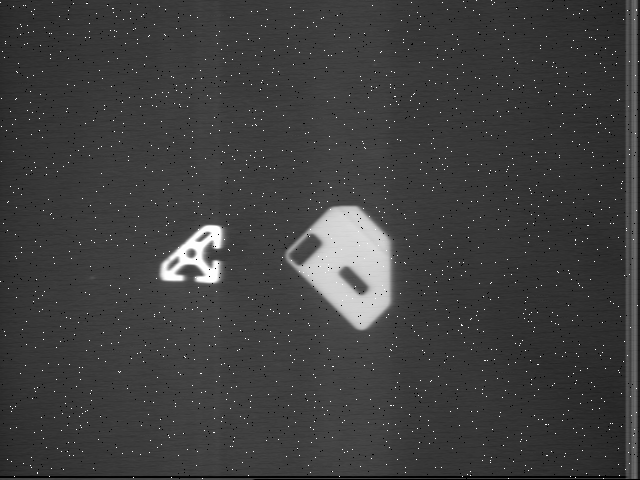
#> input picture HW1_P1/two_objects.pgm, 640 x 480 px
$ jupyter execute --allow-errors p1_notebook.ipynb   (older library calls are emulated)
#> lines starting #> are read from the running program, lines starting #| are printed output that depends on the picture
[cell 1]
# include necessary packages
from __future__ import print_function
import cv2
import numpy as np
import math
from matplotlib import pyplot as plt

[cell 2]
# load your solutions
from p1 import read_image

## Question 1
Write a python function to load a gray image and return a Numpy array
```
def read_image(im_path):
    # TODO
    return img
```

Input:
* im_path: a string, the path to the gray image we are loading, for example 'two_objects.pgm'

Output:
* return a numpy array img, of size (H,W), type np.uint8 and range 0~255

Written:
* Which python package/function are you using to load the image?

Scores: 1

[cell 3]
def read_image(im_path):
#> called with im_path = 'two_objects.pgm'
    img = cv2.imread(im_path, cv2.IMREAD_GRAYSCALE)
#> img is the input picture: shape (480, 640); min 0, max 255, mean 63
    return img

[cell 4]
### Verify
img = read_image('two_objects.pgm')
assert isinstance(img, np.ndarray)
assert img.dtype == np.uint8
assert np.all(img>=0) and np.all(img<=255)
plt.imshow(img, cmap='gray')
print(img.shape)
#| (480, 640)
plt.show()

## Question 2
Write a python function to compute the image histogram given a gray image (0~255)
```
def histogram(gray_in):
    # TODO
    return hist
```

Input:
* gray_in: a numpy array, of size (H,W), type np.uint8 and range 0~255

Output:
* return a numpy array hist, of size (256,), type np.int and range 0~inf

Scores: 2

[cell 5]
def histogram(gray_in):
    hist = np.zeros(256, dtype=np.int)
    for i in range(0, gray_in.shape[0]):
        for j in range (0, gray_in.shape[1]):
            val = gray_in[i][j]
            hist[val] += 1
#> after the loop, hist = 256 values, max 26644 at index 64, min 0 at index 17, mean 1200
    return hist

[cell 6]
### Verify
hist_res = histogram(img)
#> hist_res has the same summary as hist in histogram
assert isinstance(hist_res, np.ndarray)
assert np.all(hist_res>=0)
histogram_opencv = lambda x: cv2.calcHist([x],[0],None,[256],[0,256]).ravel()
assert np.allclose(
    histogram_opencv(img),
    hist_res
)
plt.bar(range(256), hist_res)
plt.show()
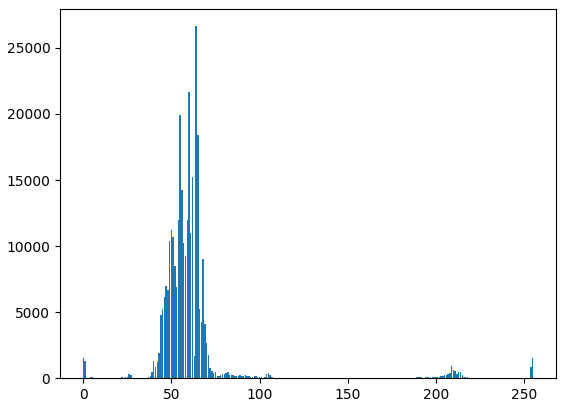
#> figure drawn by matplotlib, 1 panel; tallest bar 26644 high, from x = 63.6 to 64.4

## Question 3
Write a python function to denoise the gray image by median filtering
```
def denoisy_median_filtering(gray_in, diameter=3):
    # TODO
    return denoised_img
```

Inputs:
* gray_in: a numpy array, of size (H,W), type np.uint8 and range 0~255
* diameter: median filter kernel size, it must be odd and greater than 1, for example: 3, 5, 7 ...

Outputs:
* return a numpy array denoised_img, with the same format as the input gray_in

Written:
* How does your function handle the boundary when do median filtering? You can compare your function with cv2.medianBlur.

Scores: 4

[cell 7]
def denoisy_median_filtering(gray_in, diameter):
    radius = (diameter - 1) / 2
    padded_img = np.pad(gray_in, radius, 'edge')
    vals = []
    toReturn = np.array(gray_in, dtype=np.uint8)
    for i in range(0, gray_in.shape[0]):
        for j in range(0, gray_in.shape[1]):
            for a in range(i, i + diameter):
                for b in range(j, j + diameter):
                    vals.append(padded_img[a, b])
            med = np.median(vals)
            toReturn[i][j] = med
            vals = []

    return toReturn

#> (a cell that did not finish here is left out)

## Question 4
Write a python function to binarize a gray image given a threshold (when greater than threshold, set to 255; otherwise 0).
```
def binarize(gray_in, threshold=128):
    # TODO
    return binary_image
```

Inputs:
* gray_in: a numpy array, of size (H,W), type np.uint8 and range 0~255
* threshold: a integer between 0 and 255

Outputs:
* return a numpy array denoised_img, with the same format as the input gray_in; but the values can be only 0 or 255

Scores: 2

[cell 9]
# [9 lines left out: function binarize, not called in this run]

#> (a cell that did not finish here is left out)

## Question 5
Write a python function to do implement sequential labelling algorithm
```
def sequential_label(binary_in):
    # TODO
    return labelled_img
```

Inputs:
* binary_in: a numpy array, of size (H,W), type np.uint8 and its value can only be 0 or 255

Outputs:
* return a numpy array labelled_img, of size (H,W), type np.uint8 and its value should be 0 for background, and non-zero for object label

Scores: 6

[cell 11]
def sequential_label(binary_in):
    labelled_image = np.zeros((binary_in.shape[0], binary_in.shape[1]), dtype=np.uint8)
    label = 0
    hei = binary_in.shape[0]
    wid = binary_in.shape[1]
    conflict = {}
    for i in range(0, hei):
        for j in range(0, wid):
            a = 0
            b = 0
            if i-1 >= 0:
                if labelled_image[i-1][j] != 0:
                    a = labelled_image[i-1][j]
            if j-1 >= 0:
                if labelled_image[i][j-1] != 0:
                    b = labelled_image[i][j-1]
            if (a or b) and binary_in[i][j] == 255:
                val = None
                if a != 0 and b != 0:
                    if a != b:
                        if a not in conflict and b not in conflict:
                            data_1 = set([a, b])
                            data_2 = set([a, b])
                            conflict[a] = data_1
                            conflict[b] = data_2
                        elif a not in conflict and b in conflict:
                            data_1 = conflict[b]
                            data_1.add(a)
                            conflict[a] = data_1
                            conflict[b] = data_1
                            for val in list(conflict[b]):
                                conflict[val] |= data_1
                        elif a in conflict and b not in conflict:
                            data_1 = conflict[a]
                            data_1.add(b)
                            conflict[a] = data_1
                            conflict[b] = data_1
                            for val in list(conflict[a]):
                                conflict[val] |= data_1
                        else:
                            conflict[b].add(a)
                            conflict[a].add(b)
                            for val in list(conflict[a]):
                                conflict[val] |= conflict[a]
                            for val in list(conflict[b]):
                                conflict[val] |= conflict[b]
                    val = a
                elif a != 0 and b == 0:
                    val = a
                else:
                    val = b
                labelled_image[i][j] = val
            else:
                if binary_in[i][j] == 255:
                    label += 1
                    labelled_image[i][j] = label
                else:
                    labelled_image[i][j] = 0
    for i in range(0, hei):
        for j in range(0, wid):
            val = labelled_image[i][j]
            if val in conflict:
                dat = min(conflict[val])
                labelled_image[i][j] = dat
    return labelled_image

[cell 12]
### Verify with a toy input
inp = 255*np.array([[1,0,1,0,1],[1,1,1,0,0]],dtype=np.uint8)
plt.imshow(inp, cmap='gray')
plt.axis('off')
plt.show()
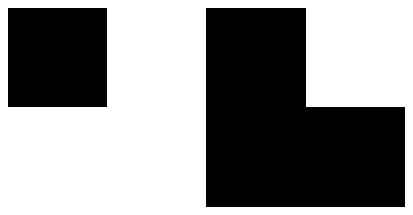
#> figure drawn by matplotlib, 1 panel
labelled_img = sequential_label(inp)
plt.imshow(labelled_img)
plt.axis('off')
plt.show()
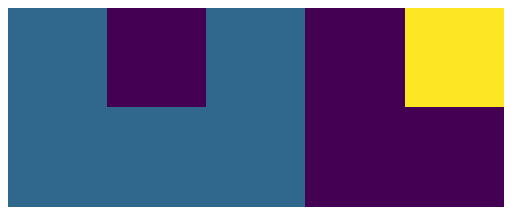
#> figure drawn by matplotlib, 1 panel
### Verify with regular input
#> (the rest of this cell did not finish here and is left out)

## Question 6
Write a python function to return zeroth, first, second moments.

$
m_{0,0}=\iint_I b(x,y)dxdy\\
m_{1,0}=\iint_I xb(x,y)dxdy\\
m_{0,1}=\iint_I yb(x,y)dxdy\\
m_{2,0}=\iint_I x^2b(x,y)dxdy\\
m_{1,1}=\iint_I xyb(x,y)dxdy\\
m_{0,2}=\iint_I y^2b(x,y)dxdy\\
$

Please also return central second moments. Where $\bar{x}=\frac{\iint_I xb(x,y)dxdy}{\iint_I b(x,y)dxdy}$, and $\bar{y}=\frac{\iint_I yb(x,y)dxdy}{\iint_I b(x,y)dxdy}$

$
mu_{2,0}=\iint_I (x-\bar{x})^2b(x,y)dxdy\\
mu_{1,1}=\iint_I (x-\bar{x})(y-\bar{y})b(x,y)dxdy\\
mu_{0,2}=\iint_I (y-\bar{y})^2b(x,y)dxdy\\
$

The output should be a dictionary of list, corresponding to 9 numbers above, for every connected component.
```
def compute_moment(labelled_in):
    # TODO
    # moment_dict = {label_idx: [m_00, m_01, m_10, m_02, m_11, m_20, mu_02, mu_11, mu_20], ...}
    return moment_dict
```

Inputs:
* labelled_in: a numpy array, of size (H,W), type np.uint8 and its value should be 0 for background, and non-zero for object label

Outputs:
* return a dictionary moment_dict, whose keys are the object label, and the values are list, containing [m_00, m_01, m_10, m_02, m_11, m_20, mu_02, mu_11, mu_20] corresponding to the object

Written:
* What would $\iint_I (x-\bar{x})b(x,y)dxdy$ and $\iint_I (y-\bar{y})b(x,y)dxdy$ be?

Scores: 2

[cell 13]
def compute_moment(labelled_in):
    unique_vals = np.unique(labelled_in)
    moment_dict = {}
    for label_idx in unique_vals:
        if label_idx == 0:
            continue
        m_00 = 0
        m_01 = 0
        m_10 = 0
        m_02 = 0
        m_11 = 0
        m_20 = 0
        mu_02 = 0
        mu_11 = 0
        mu_20 = 0
        for i in range(0, labelled_in.shape[0]):
            for j in range(0, labelled_in.shape[1]):
                val = labelled_in[i][j]
                if val == label_idx:
                    m_00 += float(1)
                    m_01 += float(i*1)
                    m_10 += float(j*1)
                    m_02 += float((i**2) * 1)
                    m_11 += float(i*j*1)
                    m_20 += float((j**2) * 1)
        meanx = float(m_10/m_00)
        meany = float(m_01/m_00)
        for i in range(0, labelled_in.shape[0]):
            for j in range(0, labelled_in.shape[1]):
                val = labelled_in[i][j]
                if val == label_idx:
                    mu_02 += float(((i - meany)**2) * 1)
                    mu_11 += float(((j - meanx)*(i - meany))*1)
                    mu_20 += float(((j - meanx)**2) * 1)
        data = [m_00, m_01, m_10, m_02, m_11, m_20, mu_02, mu_11, mu_20]
        moment_dict[label_idx] = data

    return moment_dict

[cell 14]
# Verify
def moment_opencv(labelled_in):
    res = {}
    for label_idx in np.unique(labelled_img):
        if label_idx == 0:
            continue
        masked_in = (labelled_in==label_idx).astype(labelled_in.dtype)
        moments = cv2.moments(masked_in)
        res[label_idx] = [moments['m00'],moments['m01'],moments['m10'],
                          moments['m02'],moments['m11'],moments['m20'],
                          moments['mu02'],moments['mu11'],moments['mu20']]
    return res

moment_res = compute_moment(labelled_img)
moment_gt = moment_opencv(labelled_img)
assert set(moment_res.keys()) == set(moment_gt.keys())
for k in moment_res.keys():
    assert np.allclose(moment_res[k], moment_gt[k])
print(moment_res)

## Question 7
Write a python function to return attributes (area, position -- central of area, roundedness) of every connected component (i.e. object).
Feel free to use function from Question 6.

The output should be a dictionary of list, corresponding to 3 numbers above, for every connected component.
```
def compute_attribute(labelled_in):
    # TODO
    # attribute_dict = {label_idx: [area, (y_pos, x_pos), roundedness], ...}
    return attribute_dict
```

Inputs:
* labelled_in: a numpy array, of size (H,W), type np.uint8 and its value should be 0 for background, and non-zero for object label

Outputs:
* return a dictionary attribute_dict, whose keys are the object label, and the values are list, containing [area, (y_pos, x_pos), roundedness] corresponding to the object

Written:
* What is the relationship between {area, y_pos and x_pos} and the moments we computed in Q6?
* Briefly describle how you calculated the roundedness.

Scores: 3

[cell 15]
def compute_attribute(labelled_in):
    # TODO
    # attribute_dict = {label_idx: [area, (y_pos, x_pos), roundedness], ...}
    moments = compute_moment(labelled_in)
    attribute_dict = {}
    unique_vals = np.unique(labelled_in)
    for label_idx in unique_vals:
        if label_idx == 0:
            continue
        area = moments[label_idx][0]
        y_pos = moments[label_idx][1] / area
        x_pos = moments[label_idx][2] / area
        a = moments[label_idx][8]
        b = 2 * moments[label_idx][7]
        c = moments[label_idx][6]
        tan_1 = 0.5*math.atan2(b, a-c)
        tan_2 = tan_1 + (math.pi/2)
        max_tan = max(tan_1, tan_2)
        min_tan = min(tan_1, tan_2)
        E_1 = a*(math.sin(min_tan)**2) - b*math.sin(min_tan)*math.cos(min_tan) + c*(math.cos(min_tan)**2)
        E_2 = a*(math.sin(max_tan)**2) - b*math.sin(max_tan)*math.cos(max_tan) + c*(math.cos(max_tan)**2)
        roundedness = min(E_1, E_2)/ max(E_1, E_2)
        data = [area, (y_pos, x_pos), roundedness]
        attribute_dict[label_idx] = data
    return attribute_dict
